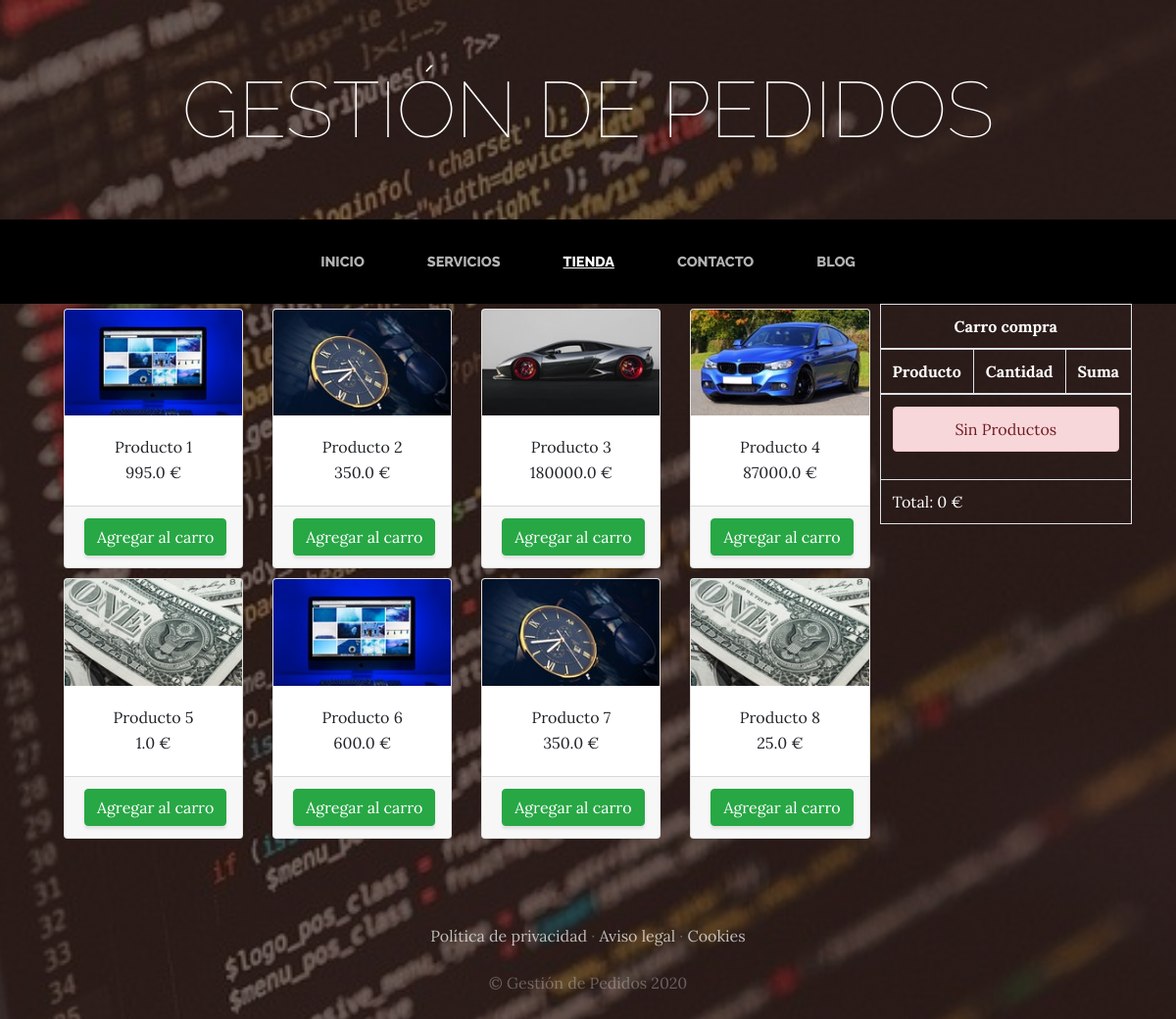
The app's page /tienda/ with its own data.
### tienda/models.py (models this page shows, shortened)
class Producto(models.Model):
    nombre = models.CharField(max_length=50)
    categorias = models.ForeignKey(CategoriaProd, on_delete=models.CASCADE)
    imagen = models.ImageField(upload_to='tienda', null=True, blank=True)
    precio = models.FloatField()
    disponibilidad = models.BooleanField(default=True)
    created = models.DateTimeField(auto_now_add=True)
    updated = models.DateTimeField(auto_now_add=True)
    class Meta:
        verbose_name = 'producto'
        verbose_name_plural = 'productos'

### tienda/views.py (the view)
# urls.py: path('tienda/',include('tienda.urls')),
def tienda(request):
    productos = Producto.objects.all()
    return render(request, 'tienda/tienda.html', {'productos': productos})

### carro/context_processor.py (called while the page is built)
def importe_total_carro(request):
    carro = Carro(request)
    total = 0
    for key, value in request.session['carro'].items():
        total += float(value['precio'])
    return {'importe_total_carro':total}

### tienda/templates/tienda/tienda.html
{% extends 'ProyectoWebApp/base.html' %}
{% load static %}
{% block content %}
<div class="container">
    <div style="float: right;">
        {% include 'carro/widget.html' %}
    </div>
<div class="row">
{% for producto in productos %}
    <div class="col-md-3">
    <div class="card" style="width: 100%; margin: 5px 5px;">
        <img class="card-img-top" src="{{producto.imagen.url}}" >
        <div class="card-body" style="text-align: center;">
            <h7 class="card-title">{{producto.nombre}}</h7>
            <p class="card-text">{{producto.precio}}&nbsp;€</p>
        </div>
        <div class="card-footer text-center">
            <a href="{% url 'carro:agregar' producto.id %}" class="btn btn-success">Agregar al carro</a>
        </div>
    </div>
    </div>
{% endfor %}
</div>
</div>
{% endblock %}

### ProyectoWebApp/templates/ProyectoWebApp/base.html (shortened to what this page needs)
<html>
<head>
  {% load static %}
  <link href="{% static 'ProyectoWebApp/vendor/bootstrap/css/bootstrap.min.css' %}" rel="stylesheet">
  <link href="{% static 'ProyectoWebApp/css/gestion.css' %}" rel="stylesheet">
</head>
<body>
  <h1 class="site-heading text-center text-white d-none d-lg-block">
    <span class="site-heading-lower">Gestión de Pedidos</span>
  </h1>
  <nav class="navbar navbar-expand-lg navbar-dark py-lg-4" id="mainNav">
    <div class="container">
      <div class="collapse navbar-collapse" id="navbarResponsive">
        <ul class="navbar-nav mx-auto">
          <li class="nav-item {% if request.path == '/' %}active{% endif %} px-lg-4">
            <a class="nav-link text-uppercase text-expanded" href="{% url 'Home' %}">Inicio</a>
          </li>
          <li class="nav-item {% if request.path == '/servicios/' %}active{% endif %} px-lg-4">
            <a class="nav-link text-uppercase text-expanded" href="{% url 'Servicios' %}">Servicios</a>
          </li>
          <li class="nav-item {% if request.path == '/tienda/' %}active{% endif %} px-lg-4">
            <a class="nav-link text-uppercase text-expanded" href="{% url 'Tienda' %}">Tienda</a>
          </li>
          <li class="nav-item {% if request.path == '/contacto/' %}active{% endif %} px-lg-4">
            <a class="nav-link text-uppercase text-expanded" href="{% url 'Contacto' %}">Contacto</a>
          </li>
          <li class="nav-item {% if request.path|slice:':6' == '/blog/' %}active{% endif %} px-lg-4">
            <a class="nav-link text-uppercase text-expanded" href="{% url 'Blog' %}">Blog</a>
          </li>
        </ul>
      </div>
    </div>
  </nav>
{% block content %}
{% endblock %}
  <footer class="footer text-faded text-center py-5">
    <div class="container">
      <p class="m-0 mbt">
        <a href="sample.html" class="link">Política de privacidad</a> ·
        <a href="sample.html" class="link">Aviso legal</a> ·
        <a href="sample.html" class="link">Cookies</a>
      </p>
      <p class="m-0 mbt1">&copy; Gestión de Pedidos 2020</p>
    </div>
  </footer>
</body>
</html>

### tienda/templates/carro/widget.html
<table class="table table-bordered" style="color: white;">
    <thead>
        <tr>
            <th colspan="3" class="text-center">
                Carro compra
            </th>
        </tr>
        <tr>
            <th>Producto</th>
            <th>Cantidad</th>
            <th>Suma</th>
        </tr>
    </thead>
    <tbody>
        {% if request.session.carro.items %}
            {% for key, value in request.session.carro.items %}
            <tr class="text-center">
                <td>{{value.nombre}}</td>
                <td>{{value.cantidad}}</td>
                <td>
                    <a href="{% url 'carro:agregar' value.producto_id %}" class="btn btn-sm btn-success">+</a>
                    <a href="{% url 'carro:restar' value.producto_id %}" class="btn btn-sm btn-success">-</a><br>
                    {{ value.precio }} €
                </td>
            </tr>
            {% endfor %}
        {% else %}
            <tr>
                <td colspan="3">
                    <div class="alert alert-danger text-center">
                        Sin Productos
                    </div>
                </td>
            </tr>
        {% endif %}
    </tbody>
    <tfoot>
        <tr>
            <td colspan="3">
                Total: {{importe_total_carro}} €
            </td>
        </tr>
    </tfoot>
</table>

### ProyectoWebApp/static/ProyectoWebApp/css/gestion.css (style rules this page uses)
body { font-family: "Lora"; background: linear-gradient(rgba(47, 23, 15, 0.65), rgba(47, 23, 15, 0.65)), url("../img/bg_main1.jpg"); background-attachment: fixed; background-position: center; background-size: cover; }
h1, h2, h3, h4, h5, h6 { font-family: "Raleway"; }
p { line-height: 1.75; }
.text-faded { color: rgba(255, 255, 255, 0.3); }
.site-heading { margin-top: 5rem; margin-bottom: 5rem; text-transform: uppercase; line-height: 1; font-family: "Raleway"; }
.site-heading .site-heading-lower { font-size: 5rem; font-weight: 100; line-height: 4rem; }
#mainNav { background-color: rgba(0, 0, 0); font-family: "Raleway"; }
#mainNav .navbar-nav .nav-item .nav-link { color: rgba(255, 255, 255, 0.7); font-weight: 800; }
#mainNav .navbar-nav .nav-item.active .nav-link { color: #ffffff; text-decoration: underline; }
@media (min-width: 992px) { #mainNav .navbar-nav .nav-item .nav-link { font-size: 0.9rem; } }
.footer { background-color: rgba(0, 0, 0, 0); }
.btn { box-shadow: 0px 3px 3px 0px rgba(33, 37, 41, 0.1); }
.mbt { padding-top: 2rem; }
.mbt1 { padding-top: 1.25rem; }
a.link { color: rgba(255, 255, 255, 0.7); }

### records on screen
Producto: imagen (picture), nombre "Producto 1", precio "995.0"
Producto: imagen (picture), nombre "Producto 2", precio "350.0"
Producto: imagen (picture), nombre "Producto 3", precio "180000.0"
Producto: imagen (picture), nombre "Producto 4", precio "87000.0"
Producto: imagen (picture), nombre "Producto 5", precio "1.0"
Producto: imagen (picture), nombre "Producto 6", precio "600.0"
Producto: imagen (picture), nombre "Producto 7", precio "350.0"
Producto: imagen (picture), nombre "Producto 8", precio "25.0"

### other values on screen
{{ importe_total_carro }} "0"
